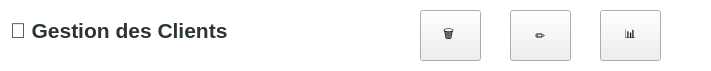
     <widget class="QFrame" name="frame_18">
      <property name="geometry">
       <rect>
        <x>510</x>
        <y>210</y>
        <width>711</width>
        <height>71</height>
       </rect>
      </property>
      <property name="styleSheet">
       <string notr="true">QFrame {
    background-color: white;
    border-radius: 15px;
}

</string>
      </property>
      <property name="frameShape">
       <enum>QFrame::Shape::StyledPanel</enum>
      </property>
      <property name="frameShadow">
       <enum>QFrame::Shadow::Raised</enum>
      </property>
      <widget class="QLabel" name="label_14">
       <property name="geometry">
        <rect>
         <x>10</x>
         <y>10</y>
         <width>301</width>
         <height>41</height>
        </rect>
       </property>
       <property name="styleSheet">
        <string notr="true">color: #2A3439;
</string>
       </property>
       <property name="text">
        <string>&lt;html&gt;&lt;head/&gt;&lt;body&gt;&lt;p&gt;&lt;span style=&quot; font-size:16pt; font-weight:700;&quot;&gt;👤 Gestion des Clients&lt;/span&gt;&lt;/p&gt;&lt;/body&gt;&lt;/html&gt;</string>
       </property>
      </widget>
      <widget class="QPushButton" name="pushButton_12">
       <property name="geometry">
        <rect>
         <x>420</x>
         <y>10</y>
         <width>61</width>
         <height>51</height>
        </rect>
       </property>
       <property name="styleSheet">
        <string notr="true">QPushButton#pushButton_17 {
    background-color: qlineargradient(
        spread:pad,
        x1:0, y1:0,
        x2:0, y2:1,
        stop:0 #0A1F33,
        stop:0.5 #163A5F,
        stop:1 #274C77;
  border-radius: 12px;
   border: none;
    border-radius: 14px;

    );
    color: white;
    border-radius: 12px;
    padding: 10px 20px;
    font-weight: 600;
    border: none;
  border-radius: 12px;
}

/* HOVER */
QPushButton#pushButton_17:hover {
    background-color: qlineargradient(
        spread:pad,
        x1:0, y1:0,
        x2:0, y2:1,
        stop:0 #163A5F,
        stop:0.5 #274C77,
        stop:1 #3A6EA5
    );
}
QPushButton#btnAdd {
    font-size: 15px;
    padding: 12px 26px;
   border: none;
    border-radius: 14px;

}

</string>
       </property>
       <property name="text">
        <string>🗑 </string>
       </property>
      </widget>
      <widget class="QPushButton" name="pushButton_11">
       <property name="geometry">
        <rect>
         <x>510</x>
         <y>10</y>
         <width>61</width>
         <height>51</height>
        </rect>
       </property>
       <property name="styleSheet">
        <string notr="true">QPushButton#pushButton_17 {
    background-color: qlineargradient(
        spread:pad,
        x1:0, y1:0,
        x2:0, y2:1,
        stop:0 #0A1F33,
        stop:0.5 #163A5F,
        stop:1 #274C77
    );
    color: white;
    border-radius: 12px;
    padding: 10px 20px;
    font-weight: 600;
    border: none;
}

/* HOVER */
QPushButton#pushButton_17:hover {
    background-color: qlineargradient(
        spread:pad,
        x1:0, y1:0,
        x2:0, y2:1,
        stop:0 #163A5F,
        stop:0.5 #274C77,
        stop:1 #3A6EA5
    );
}
QPushButton#btnAdd {
    font-size: 15px;
    padding: 12px 26px;
}

</string>
       </property>
       <property name="text">
        <string>✏️</string>
       </property>
      </widget>
      <widget class="QPushButton" name="pushButton_43">
       <property name="geometry">
        <rect>
         <x>600</x>
         <y>10</y>
         <width>61</width>
         <height>51</height>
        </rect>
       </property>
       <property name="font">
        <font>
         <italic>false</italic>
         <fontweight>DemiBold</fontweight>
        </font>
       </property>
       <property name="styleSheet">
        <string notr="true">QPushButton#pushButton_17 {
    background-color: qlineargradient(
        spread:pad,
        x1:0, y1:0,
        x2:0, y2:1,
        stop:0 #0A1F33,
        stop:0.5 #163A5F,
        stop:1 #274C77
    );
    color: white;
    border-radius: 12px;
    padding: 10px 20px;
    font-weight: 600;
    border: none;
}

/* HOVER */
QPushButton#pushButton_17:hover {
    background-color: qlineargradient(
        spread:pad,
        x1:0, y1:0,
        x2:0, y2:1,
        stop:0 #163A5F,
        stop:0.5 #274C77,
        stop:1 #3A6EA5
    );
}
QPushButton#btnAdd {
    font-size: 15px;
    padding: 12px 26px;
}

</string>
       </property>
       <property name="text">
        <string>📊</string>
       </property>
      </widget>
     </widget>
